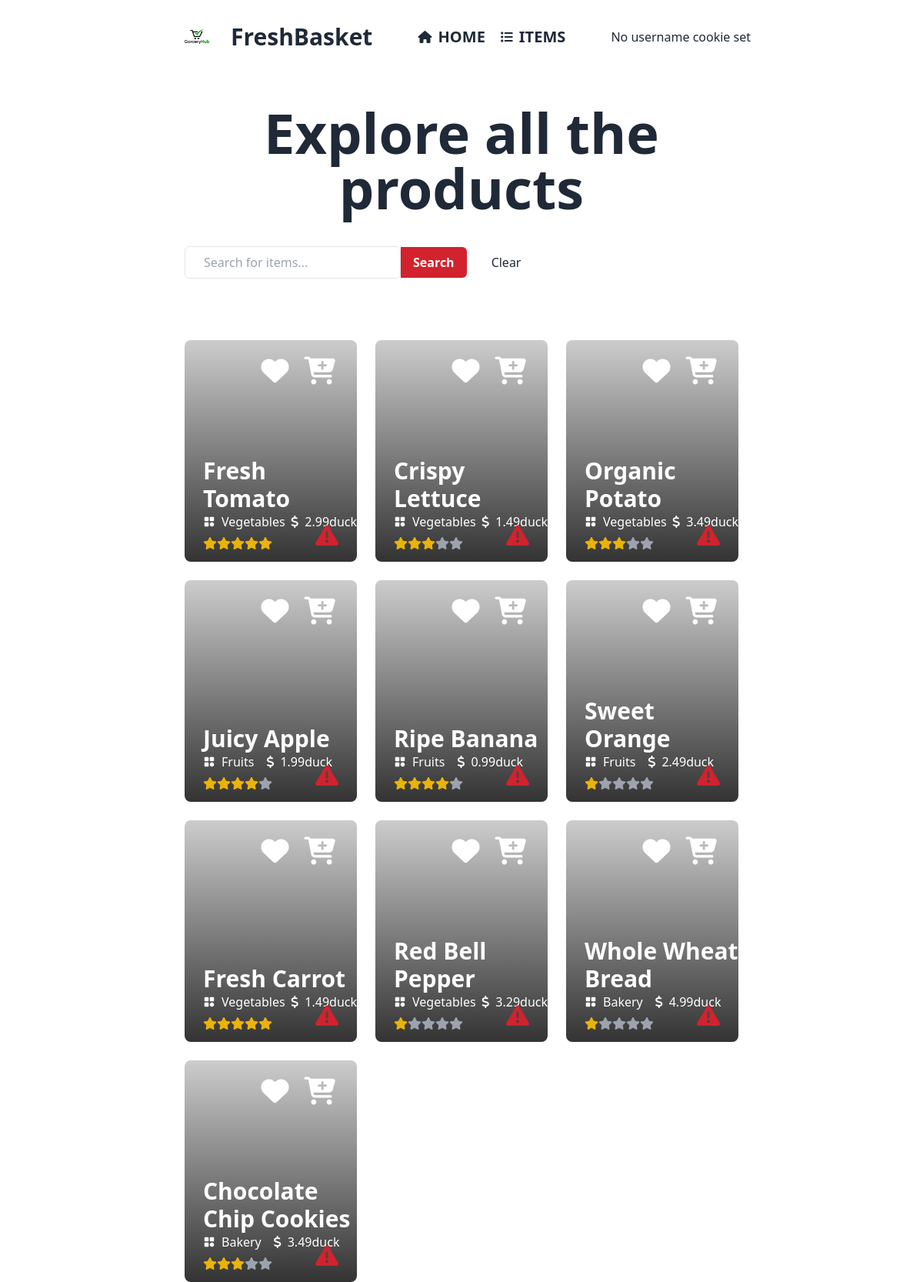
/src/viewer/allItems3.php, run on an earlier commit of the app's database.
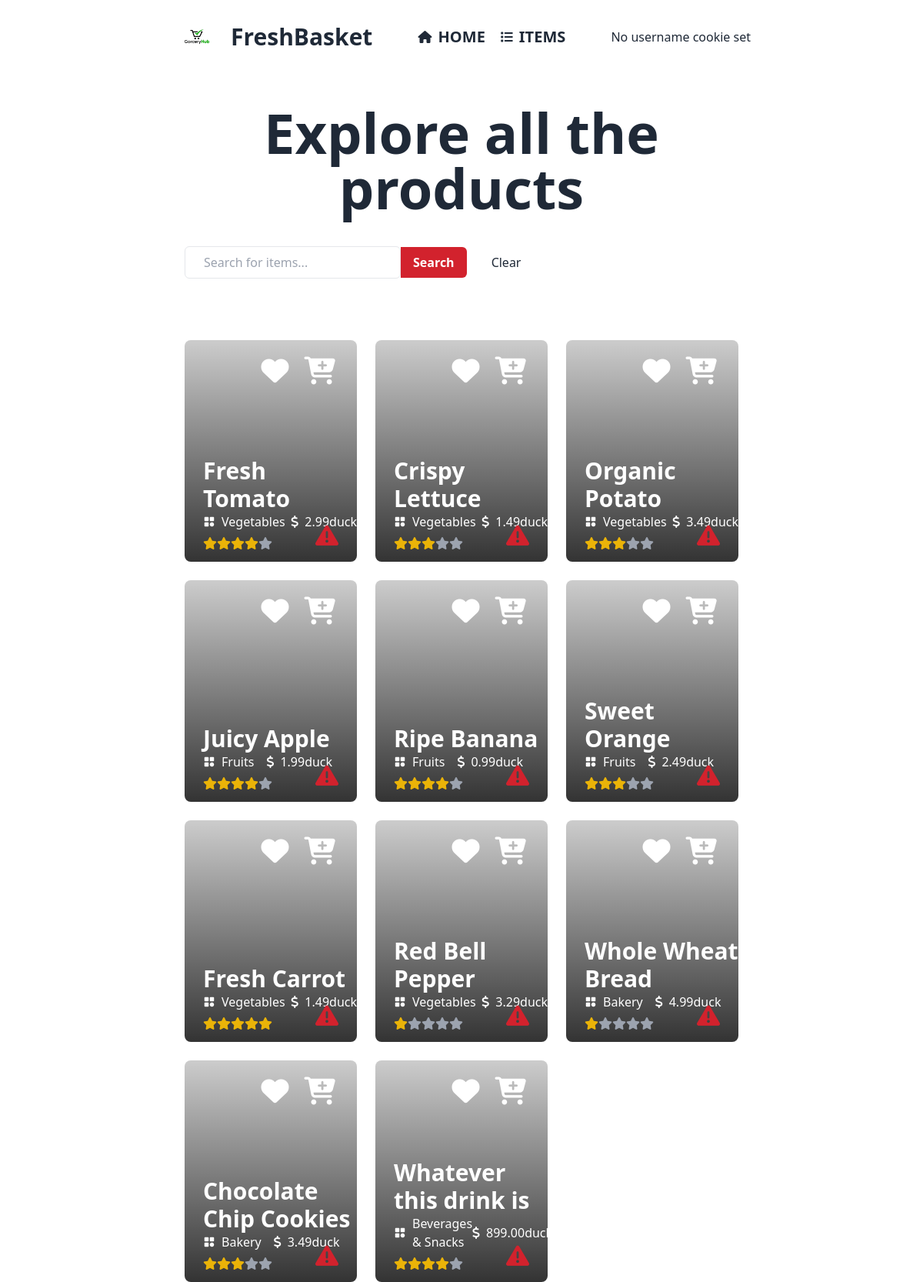
And on a later commit of the database.
### tables this page shows
CREATE TABLE `products` (
  `productId` int(11) NOT NULL,
  `name` varchar(50) NOT NULL,
  `imgurl` varchar(60) DEFAULT NULL,
  `price` decimal(10,2) NOT NULL,
  `ammount` text DEFAULT NULL,
  `publishdate` date NOT NULL,
  `selleremail` varchar(60) DEFAULT NULL,
  `cartcount` int(11) DEFAULT NULL,
  `category` varchar(50) NOT NULL,
  `status` varchar(20) DEFAULT NULL,
  `rating` float DEFAULT NULL,
  `numOfPeople` int(11) DEFAULT 0
);

### src/viewer/allItems3.php (the view, shortened to what this page needs)
<!DOCTYPE html>
<html data-theme="light" lang="en" style="scroll-behavior: smooth;">
<head>
    <link href="https://cdn.jsdelivr.net/npm/daisyui@4.7.3/dist/full.min.css" rel="stylesheet" type="text/css" />
    <script src="https://cdn.tailwindcss.com"></script>
</head>
<body>
    <header>
      <?php include 'navbar1.php'; ?>
    </header>
    <main>
        <section class="px-[15rem]">
            <h1 class="text-center text-7xl font-extrabold my-10">
                Explore all the products
            </h1>
            <form method="post" class="my-10 flex items-center">
              <input class="px-6 py-2 rounded-md border border-solid" type="text" name="searchTerm" placeholder="Search for items..." required>
              <button type="submit" class="rounded-r-md px-4 py-2 bg-[#D2222D] text-white font-semibold" name="search">Search</button>
              <button type="reset" class="ml-8" onclick="window.location.href='allItems.php';">Clear</button>
            </form>
            <div class="grid grid-cols-3 gap-6">
              <?php
                require('DBconnect.php');
                $customeremail = $_COOKIE['email'];
                $query = "SELECT * FROM products WHERE status = 'published'";
                $result = mysqli_query($conn, $query);
                if (mysqli_num_rows($result) > 0) {
                  while ($row = mysqli_fetch_assoc($result)) {
                    $productName = $row['name'];
                    $productPrice = $row['price'];
                    $productImage = $row['imgurl'];
                    $productcategory = $row['category'];
                    $productid = $row['productId'];
                    $productRating = (int)$row['rating'];
                ?>
                <div class='w-full h-72 rounded-lg relative' style='background-image: linear-gradient(to top,rgba(0, 0, 0, 0.8), rgba(0, 0, 0, 0.2)),url(<?php echo $productImage?>); background-size: cover; background-repeat: no-repeat;'>
                  <div class='flex items-center absolute top-4 right-6'>
                    <div class="mr-4">
                      <?php
                        $sql = "SELECT * FROM wishlist WHERE productId = '$productid' AND customer_email = '$customeremail'";
                        $wishlistResult = mysqli_query($conn, $sql);
                        if (mysqli_num_rows($wishlistResult) > 0) {
                          ?>
                          <i class="fa-solid fa-heart text-4xl text-[#2aff2a] cursor-pointer"></i>
                      <?php
                        } else {
                          ?>
                          <i onclick="handleWishlist('<?php echo $productid ?>', '<?php echo $customeremail ?>')" class="fa-solid fa-heart text-4xl text-white hover:text-[#FFBF00] cursor-pointer"></i>
                      <?php
                        }
                      ?>
                    </div>
                    <div class="dropdown dropdown-end">
                      <div tabindex="0" role="button" class="m-1"><i class='fa-solid fa-cart-plus text-4xl text-white hover:text-[#FFBF00] hover pointer'></i></div>
                    </div>
                  </div>
                  <div class='flex flex-col justify-start absolute bottom-4 left-6'>
                    <h1 class='text-3xl font-bold text-white'><?php echo $productName?></h1>
                    <div class='flex flex-row items-center mb-2'>
                      <p class='text-white mr-4 flex items-center gap-2'><img class='w-4 h-4' src='../ICON/categories.png'><?php echo $productcategory ?></p>
                      <p class='text-white flex items-center gap-2'><i class='fa-solid fa-dollar-sign'></i><?php echo $productPrice ?>duck</p>
                    </div>
                    <div onclick="document.getElementById('rating_modal_<?php echo $productid; ?>').showModal()" class='flex items-center cursor-pointer'>
                      <?php for ($i = 1; $i <= 5; $i++): ?> <?php if ($i <= $productRating): ?>
                        <i class="fa-solid fa-star text-yellow-500"></i>
                        <?php else: ?>
                          <i class="fa-solid fa-star text-gray-400"></i>
                          <?php endif; ?>
                      <?php endfor; ?>
                     </div>
                  </div>
                  <div class="absolute bottom-4 right-6">
                    <i onclick="document.getElementById('my_modal_1').setAttribute('open', 'true')" class="fa-solid fa-triangle-exclamation text-[#D2222D] text-3xl cursor-pointer"></i>
                  </div>
                </div>
                <?php
                  }
                } else {
                  echo "Oops.....No products found.";
                }
                ?>
            </div>
        </section>
    </main>
</body>
</html>

What changed in the data, as far as the page shows it:
changed products "Fresh Tomato": rating 5 → 4.13 (drawn)
changed products "Sweet Orange": rating 1.66667 → 3.89 (drawn)
added products: name "Whatever this drink is", category "Beverages & Snacks", price "899.00", rating 4.5 (drawn)
